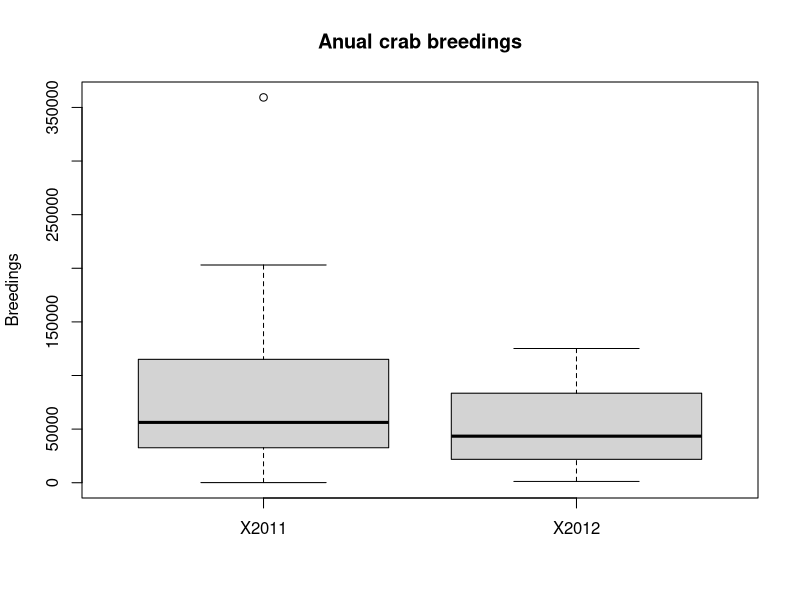
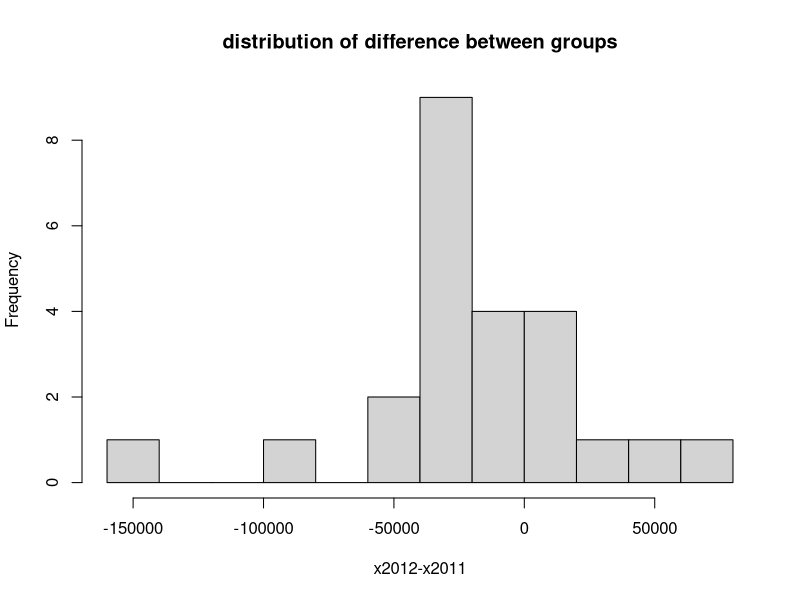
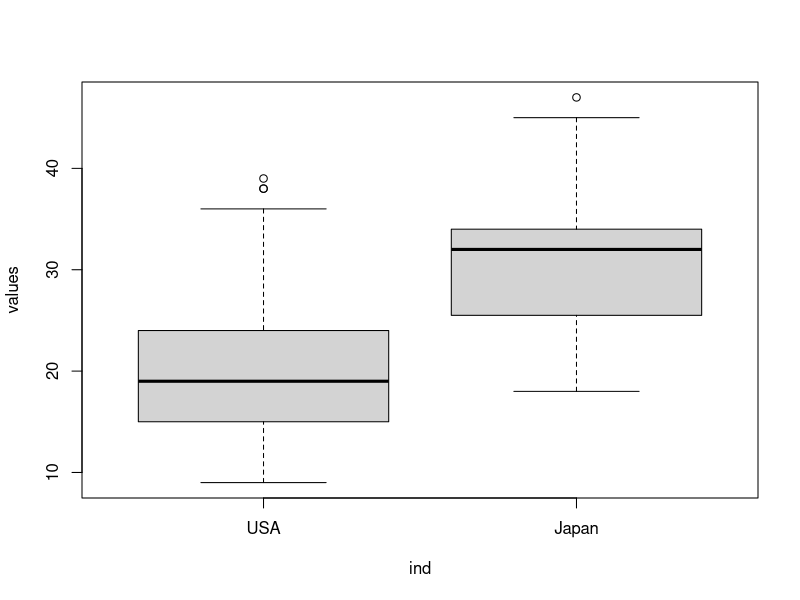
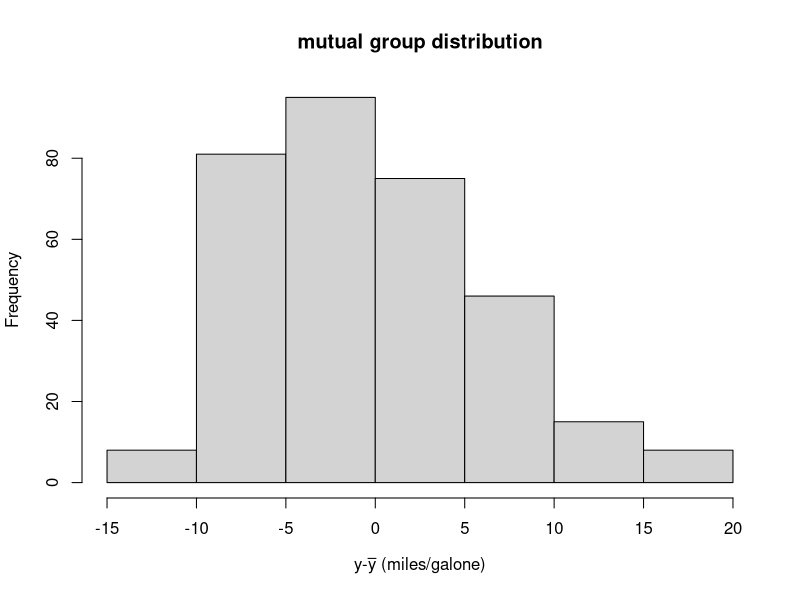

These charts were generated, in order, by the following R code: (Note: this script raises an error after producing the figures.)
setwd("C:/Projects/Statistics/L9")
rm(list = ls())
library("car")

# paired t-test
# load&clean data
# test normality
# perform t-test
# load data& clean it
data <- read.csv("crab_breedings.csv")
data <- na.omit(data)
# look for outliers within groups
# observe the boxplot
boxplot(data[, c(2, 3)], ylab = "Breedings", main = "Anual crab breedings")
# discard outlier instances from the data
data <- data[abs(data$X2012 - mean(data$X2012)) < 3 * sd(data$X2012),] # based on X2012 column
data <- data[abs(data$X2011 - mean(data$X2011)) < 3 * sd(data$X2011),] # based on X2011 column

# mutual normality testing:
# creat paired difference column
data$diff <- data$X2012 - data$X2011
# show histogram
hist(data$diff, breaks = 10,
     xlab = 'x2012-x2011',
     main = "distribution of difference between groups")
# test normality using shapiro-wilk w test
shapiro_h <- shapiro.test(data$diff)
# since Pv=0.037 <.05 we cannot accept normality
# therefor conduct a non-parametric test to paired sample means
h_wilc_paired <- wilcox.test(data$X2011, data$X2012, conf.level = 0.95,
                            alternative = "two.sided")

# Important Note: 
# if data would have distributed normaly, 
# we would proceed to test equality of variances using leveneTest
# if Pv(leveneTest)>0.05, meaning equal variances,  
# then we would perform t.test 
# otherwise, we would perform Welch's test for normal distributions and unequal variances.

# UNPAIRED T-TEST
# load data from csv file, notice that each group has different column length
# re-organize pre-proccess data for further tests (cleaning+labeling)
# test normality of mutual distribution
# perform levene test for equality of variances
# under normal distribution assumption
# perform comparison of group means with t-test or Welch's test 

# data loading and pre-processing
data <- read.csv("cargas.csv")
# if data is not well organized as groups re-organize it
# turn all -999's to NaN's so that we can later remove them
data[data == -999] <-  NaN
# group/stack data by column category
data_flat <- data.frame(stack(data[1:2]))
# remove all NaN's
data_flat <- na.omit(data_flat)
# first observation of the data using boxplot 
# what is your intuition regarding the test hypothesis?
boxplot(values ~ ind, data = data_flat)

# test equality of variances using Levene test:
levene_h <- leveneTest(values ~ ind, data = data_flat)

##  test normality of mutual data:
# mutual distribution presentation
# center both groups around to distribute around 0 by subtracting their group means
means <- aggregate(values ~ ind, data_flat, mean)
sds <- aggregate(values ~ ind, data_flat, sd)
data_flat["vals_shifted"] <-  0
data_flat$vals_shifted[data_flat$ind == 'USA'] <-
  data_flat$values[data_flat$ind == 'USA'] - means$values[means$ind == 'USA']
data_flat$vals_shifted[data_flat$ind == 'Japan'] <-
  data_flat$values[data_flat$ind == 'Japan'] - means$values[means$ind == 'Japan']
# create mutual histogram to examine normality of distribution
# does the data distribute normaliy in your opinion?
hist(data_flat$vals_shifted, breaks = 10,
     xlab = bquote('y-' * bar(y) * ' (miles/galone)'),
     main = "mutual group distribution")

# test normality using shapiro-wilk w test:
# if Pv(Shapiro)>0.05 the data distributes normaly
shapiro_h <- shapiro.test(data_flat$vals_shifted)

## if variances are equal and mutual normality is validated, perform t-test
ttest_h <- t.test(values ~ ind, data = data_flat,
                 paired = FALSE, var.equal = TRUE,
                 conf.level = 0.95, alternative = "less")

### if variances are NOT equal, but normality is achieved, perform welch's anova test 
### for comparison of means in unpaired groups
welch_h <- oneway.test(values ~ ind, data = data_flat, var.equal = FALSE)
# alternatively, use t-test with unequal variances 
# in this test p-value is accurate by welch test, statistic estimate is not accurate
welch_h2 <- t.test(values ~ ind, data = data_flat,
                  paired = FALSE, var.equal = FALSE,
                  conf.level = 0.95, alternative = "less")

### if shapiro-wilk test failed to show normality, 
### use the non-parametric wilcoxon signed-test
wilcoxon_h <- wilcox.test(values ~ ind, data = data_flat,
                         conf.level = 0.95, alternative = "less")
# if Pv(wilcoxon)<0.05 we reject H0 and decide H1

# From comparison of means to binary comparison of distributions with chi2/Fisher tests
# Above or equal to 20 is considered economic car, 
# below 20 miles/galon is considered wasteful car.
# categorization of data into contingency table
data_flat$economy <-  data_flat$values >= 20
#table = xtabs(~ind+economy,data=data_flat)
cont_table <- data.frame(row.names = c(TRUE, FALSE),
                        "USA" = c(length(data_flat$economy[data_flat$ind == 'USA' & data_flat$economy == TRUE]),
                                  length(data_flat$economy[data_flat$ind == 'USA' & data_flat$economy == FALSE])),
                        "Japan" = c(length(data_flat$economy[data_flat$ind == 'Japan' & data_flat$economy == TRUE]),
                                    length(data_flat$economy[data_flat$ind == 'Japan' & data_flat$economy == FALSE])))
# H0: Pi(USA)=Pi(Japan)
# H1: Pi(USA)!=Pi(Japan)
# calculate P-expected
expected_table <- data.frame()
for (i in seq_len(nrow(cont_table))) {
  for (j in seq_len(ncol(cont_table))) {
    expected_table[i, j] <- sum(cont_table[i,]) * sum(cont_table[, j]) / sum(cont_table)
  }
}
# Calculate the cell chi2 and total chi2
x2 <- (expected_table - cont_table)^2 / expected_table
x2_tot <- sum(x2)

# calculate pvalue for the total chi2 calculated
pv <- pchisq(x2_tot, df = 1, lower.tail = F)
# or shortly, perform chi2 test:
h_chi2 <- chisq.test(cont_table)

# alternative non-parametric test for any 2X2 contingency table:
h_fisher <- fisher.test(cont_table, conf.level = 0.95)
# calculate the odd-ratio of the observed data:
p_observed <- data.frame()
for (i in seq_len(nrow(cont_table))) {
  for (j in seq_len(ncol(cont_table))) {
    p_observed[i, j] <- cont_table[i, j] / sum(cont_table[, j])
  }
}
OR <- p_observed[1, 1] * p_observed[2, 2] / (p_observed[1, 2] * p_observed[2, 1])
#Important notice: 
# compare the OR to the one calculated in Fisher
# observe the CI of the OR by Fisher